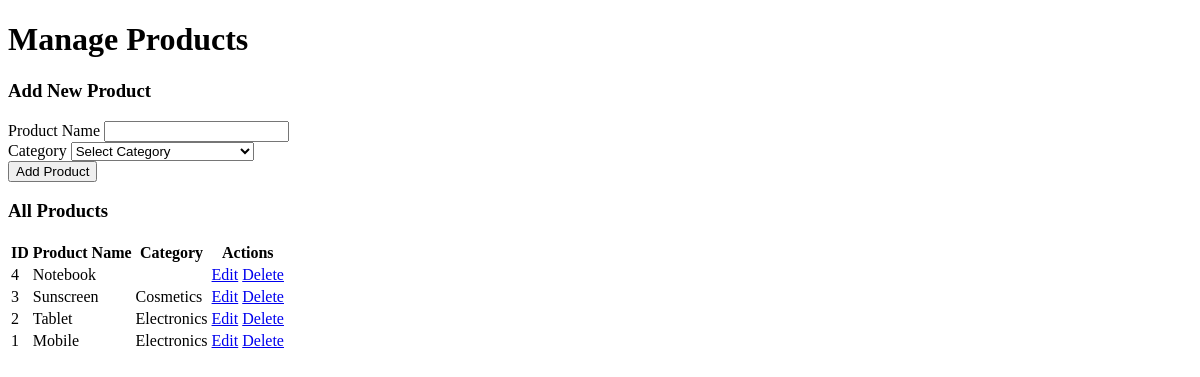
The app's page /pages/product/product.php, older data.
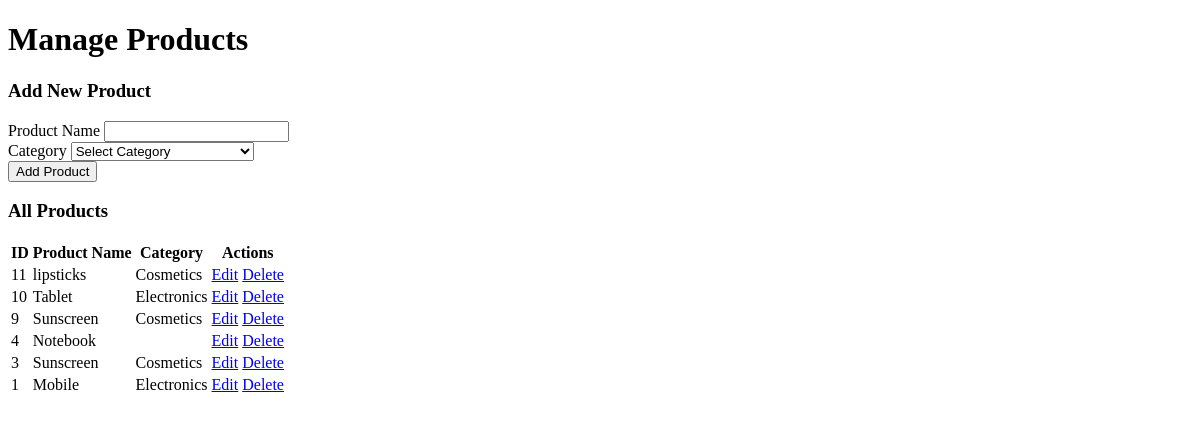
The same page, newer data.
### tables this page shows
CREATE TABLE `products` (
  `id` int(11) NOT NULL,
  `product_name` varchar(255) NOT NULL,
  `category_id` int(11) NOT NULL
);

CREATE TABLE `categories` (
  `id` int(11) NOT NULL,
  `category_name` varchar(180) NOT NULL,
  `parent_id` int(11) DEFAULT NULL
);

### pages/product/product.php (the view, shortened to what this page needs)
<?php
include_once __DIR__ . '/../../config.php';
$sql_products = "
    SELECT
        p.id,
        p.product_name,
        c.category_name
    FROM products AS p
    LEFT JOIN categories AS c ON p.category_id = c.id
    ORDER BY p.id DESC
";
$result_products = $conn->query($sql_products);
$products = [];
if ($result_products && $result_products->num_rows > 0) {
    while ($row = $result_products->fetch_assoc()) {
        $products[] = $row;
    }
}
?>
<!DOCTYPE html>
<html lang="en">
<head>
</head>
<body>
<div class="container-fluid">
    <div class="row mb-3">
        <div class="col-md-6">
            <h1 class="m-0">Manage Products</h1>
        </div>
    </div>
    <div class="card mb-4">
        <div class="card-header">
            <h3 class="card-title">Add New Product</h3>
        </div>
        <div class="card-body">
            <form method="POST">
                <div class="row">
                    <div class="col-md-6">
                        <div class="form-group mb-3">
                            <label for="product_name">Product Name</label>
                            <input type="text" name="product_name" id="product_name" class="form-control" required>
                        </div>
                    </div>
                    <div class="col-md-6">
                        <div class="form-group mb-3">
                            <label for="category_id">Category</label>
                            <select name="category_id" id="category_id" class="form-control" required>
                                <option value="">Select Category</option>
                            </select>
                        </div>
                    </div>
                </div>
                <button type="submit" name="add_product" class="btn btn-primary btn-block">Add Product</button>
            </form>
        </div>
    </div>
    <div class="card">
        <div class="card-header">
            <h3 class="card-title">All Products</h3>
        </div>
        <div class="card-body">
            <div class="table-responsive">
                <table id="productsTable" class="table table-bordered table-striped">
                    <thead>
                        <tr>
                            <th>ID</th>
                            <th>Product Name</th>
                            <th>Category</th>
                            <th>Actions</th>
                        </tr>
                    </thead>
                    <tbody>
                        <?php if (!empty($products)): ?>
                            <?php foreach ($products as $product): ?>
                                <tr>
                                    <td><?php echo htmlspecialchars($product['id']); ?></td>
                                    <td><?php echo htmlspecialchars($product['product_name']); ?></td>
                                    <td><?php echo htmlspecialchars($product['category_name']); ?></td>
                                    <td class="d-flex justify-content-center">
                                        <a href="home.php?page=9&id=<?php echo htmlspecialchars($product['id']); ?>" class="btn btn-sm btn-info me-2">Edit</a>
                                        <a href="home.php?page=7&delete_id=<?php echo htmlspecialchars($product['id']); ?>" class="btn btn-sm btn-danger" onclick="return confirm('Are you sure you want to delete this product?');">Delete</a>
                                    </td>
                                </tr>
                            <?php endforeach; ?>
                        <?php else: ?>
                            <tr>
                                <td colspan="4" class="text-center">No products found.</td>
                            </tr>
                        <?php endif; ?>
                    </tbody>
                </table>
            </div>
        </div>
    </div>
</div>
</body>
</html>

Row changes from the older to the newer data that the page shows:
removed products: id "2", product_name "Tablet", category.category_name "Electronics"
added products: id "11", product_name "lipsticks", category.category_name "Cosmetics"
added products: id "10", product_name "Tablet", category.category_name "Electronics"
added products: id "9", product_name "Sunscreen", category.category_name "Cosmetics"
